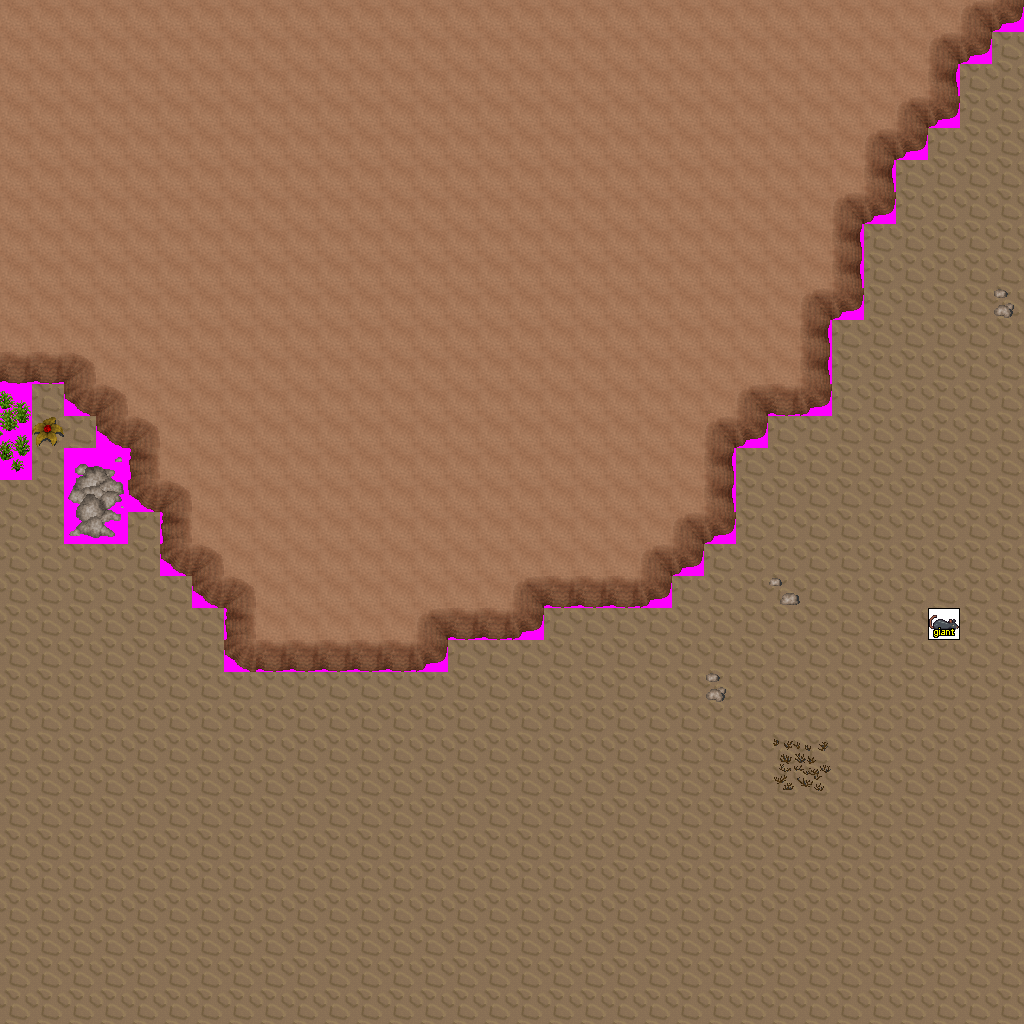

A level layout from a 2D game, rendered from its tile map. Below: a short description, then the map file with tile-grid data replaced by summaries:
An orthogonal 32x32 tile map with 32x32 px tiles, 7 tile layers (Ground, Objects, Above, Walkable, ...), 9 tilesets and 4 objects (2x newmap, from_east_0, from_north_0).

<map version="1.0" orientation="orthogonal" width="32" height="32" tilewidth="32" tileheight="32">
 <tileset firstgid="1" name="ground_brown" tilewidth="32" tileheight="32">
  <image source="../drawable/ground_brown.png" width="160" height="32" />
 </tileset>
 <tileset firstgid="6" name="ground_rock_pebbles" tilewidth="32" tileheight="32">
  <image source="../drawable/ground_rock_pebbles.png" width="32" height="96" />
 </tileset>
 <tileset firstgid="9" name="ground_rock_rubble" tilewidth="32" tileheight="32">
  <image source="../drawable/ground_rock_rubble.png" width="96" height="96" />
 </tileset>
 <tileset firstgid="18" name="plant_bush_large_brown" tilewidth="32" tileheight="32">
  <image source="../drawable/plant_bush_large_brown.png" width="96" height="96" />
 </tileset>
 <tileset firstgid="27" name="plant_bush_large_green" tilewidth="32" tileheight="32">
  <image source="../drawable/plant_bush_large_green.png" width="96" height="96" />
 </tileset>
 <tileset firstgid="36" name="plant_bush_various_small" tilewidth="32" tileheight="32">
  <image source="../drawable/plant_bush_various_small.png" width="96" height="96" />
 </tileset>
 <tileset firstgid="45" name="logic_creature_rodent" tilewidth="32" tileheight="32">
  <image source="../drawable/logic_creature_rodent.png" width="256" height="32" />
 </tileset>
 <tileset firstgid="53" name="building_wall_int_sandstone" tilewidth="32" tileheight="32">
  <image source="../drawable/building_wall_int_sandstone.png" width="96" height="160" />
 </tileset>
 <tileset firstgid="68" name="walkable_sentinel" tilewidth="32" tileheight="32">
  <image source="../drawable/walkable_sentinel.png" width="32" height="32" />
 </tileset>
 <layer name="Ground" width="32" height="32">
  <data>[1024 cells, 1024 non-empty, 1 distinct tile ids]</data>
 </layer>
 <layer name="Objects" width="32" height="32">
  <data>[1024 cells, 1 non-empty, 1 distinct tile ids]</data>
 </layer>
 <layer name="Above" width="32" height="32">
  <data>[1024 cells, 0 non-empty, 0 distinct tile ids]</data>
 </layer>
 <layer name="Walkable" width="32" height="32">
  <data>[1024 cells, 500 non-empty, 1 distinct tile ids]</data>
 </layer>
 <layer name="Objects_stendhal" width="32" height="32">
  <data>[1024 cells, 507 non-empty, 23 distinct tile ids]</data>
 </layer>
 <layer name="Above_stendhal" width="32" height="32">
  <data>[1024 cells, 0 non-empty, 0 distinct tile ids]</data>
 </layer>
 <layer name="Objects_stendhal2" width="32" height="32">
  <data>[1024 cells, 1 non-empty, 1 distinct tile ids]</data>
 </layer>
 <objectgroup name="Mapevents" width="32" height="32">
  <object name="exit_west_0" type="newmap" x="0" y="480" width="32" height="544">
   <properties>
    <property name="map" value="level_1_fado_great_cave_x2_y2" />
    <property name="place" value="from_west_0" />
   </properties>
  </object>
  <object name="exit_south_0" type="newmap" x="0" y="992" width="1024" height="32">
   <properties>
    <property name="map" value="level_1_fado_great_cave_x3_y3" />
    <property name="place" value="from_south_0" />
   </properties>
  </object>
 </objectgroup>
 <objectgroup name="Spawn" width="32" height="32">
  <object name="from_east_0" x="0" y="736" width="32" height="32" />
  <object name="from_north_0" x="512" y="992" width="32" height="32" />
 </objectgroup>
 <objectgroup name="Keys" width="32" height="32" />
 <objectgroup name="Replace" width="32" height="32" />
</map>
